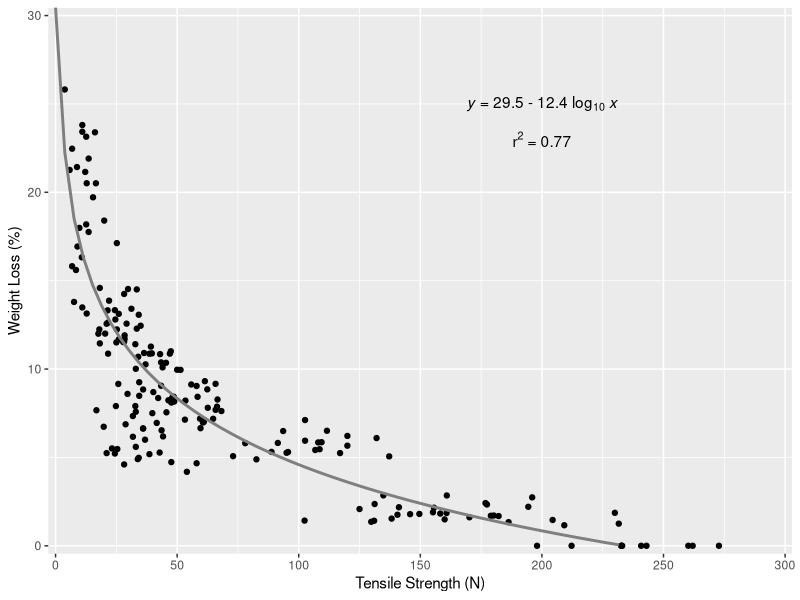

Write R code to recreate this figure.
library(tidyverse)
library(cowplot)

df <- read_csv("./lab_bench_exp_Data.csv") %>% 
  select(`tensile strength`,`% weight loss`) %>% 
  drop_na()

model=lm(df$`% weight loss` ~ log10(df$`tensile strength`))

b=(summary(model)$coefficients[1,1])
m=(summary(model)$coefficients[2,1])

eqn1 <- expression(paste(italic("y"),' = 29.5 - 12.4 log'[10], italic(" x")))
eqn2 <- expression(paste('r'^2~'= 0.77'))


lab_bench_plot <- df %>% 
  ggplot(aes(x = `tensile strength`, y = `% weight loss`)) +
  geom_point()+
  labs(x = "Tensile Strength (N)",
       y = "Weight Loss (%)") +  
  scale_x_continuous(expand = c(0.01, 0.0), 
                     limits = c(0,300), 
                     breaks = seq(0, 300, by = 50))+
  scale_y_continuous(expand = c(0.015, 0.0), 
                     limits = c(0,30), 
                     breaks = seq(0, 30, by = 10))+
  geom_smooth(method = "lm", 
              formula =  y ~ log10(x), color = 'grey50', 
              se = FALSE, fullrange = TRUE)+
  annotate("text", x = 200, y = 25,  label = eqn1)+
  annotate("text", x = 200, y = 23,  label = eqn2)

ggsave("Fig5_lab_bench_exp.pdf",lab_bench_plot, width = 4.8, height = 4.6)
